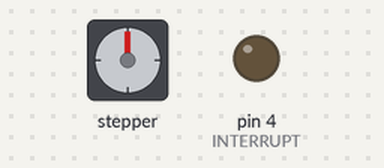
The sketch below on a simulated Arduino Uno, built with avr-gcc and run on an emulated ATmega328P. Parts: stepper motor, output pins drawn as LEDs (lit = HIGH). Stepper angles assume 2048 steps per turn.

Above: at 0.1 s.
At 15.15 s:
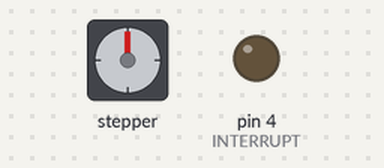
At 24.52 s:
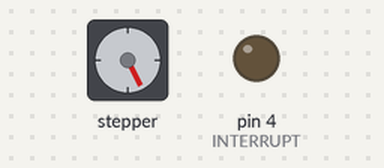
At 34.2 s:
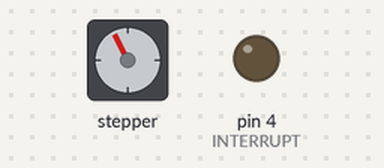
Timing chart, 0 to 35.9 s (numbered marks = the images above):
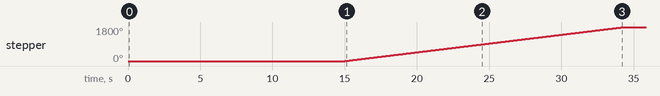

Measured:
- by itself, stepper: turns 1800° clockwise in 19.4 s

The sketch:

StepperMotor.ino
```cpp
/*-----( Import needed libraries )-----*/
#include <Stepper.h>

/*-----( Declare Constants, Pin Numbers )-----*/
//---( Number of steps per revolution of INTERNAL motor in 4-step mode )---
#define STEPS_PER_MOTOR_REVOLUTION 32

//---( Steps per OUTPUT SHAFT of gear reduction )---
#define STEPS_PER_OUTPUT_REVOLUTION 32 * 64  //2048

#define INTERRUPT 4

/*-----( Declare objects )-----*/
// create an instance of the stepper class, specifying
// the number of steps of the motor and the pins it's
// attached to the pin connections need to be pins 0,1,2,3 connected
// to Motor Driver In1, In2, In3, In4

// Then the pins are entered here in the sequence 1-3-2-4 for proper sequencing
Stepper small_stepper(STEPS_PER_MOTOR_REVOLUTION, 0, 2, 1, 3);

bool hasWheelTurned = false;


/*-----( Declare Variables )-----*/
int  Steps2Take;

void setup()   /*----( SETUP: RUNS ONCE )----*/
{
// Nothing  (Stepper Library sets pins as outputs)
  delay(15000);
  pinMode(INTERRUPT, INPUT);
  while(digitalRead(INTERRUPT) != HIGH); // do nothing until feather tells me to do my thing
}/*--(end setup )---*/

void loop()   /*----( LOOP: RUNS CONSTANTLY )----*/
{
  if(hasWheelTurned == false)
  {
    pinMode(INTERRUPT, OUTPUT); // so I can talk back to feather
    small_stepper.setSpeed(1000);   // SLOWLY Show the 4 step sequence
    Steps2Take  =  5*STEPS_PER_OUTPUT_REVOLUTION;  // Rotate CW
    small_stepper.step(Steps2Take);
    hasWheelTurned = true;
    digitalWrite(INTERRUPT, LOW); // tell feather that I'm done
  }

  delay(1000);

}/* --(end main loop )-- */

/* ( THE END ) */
```
